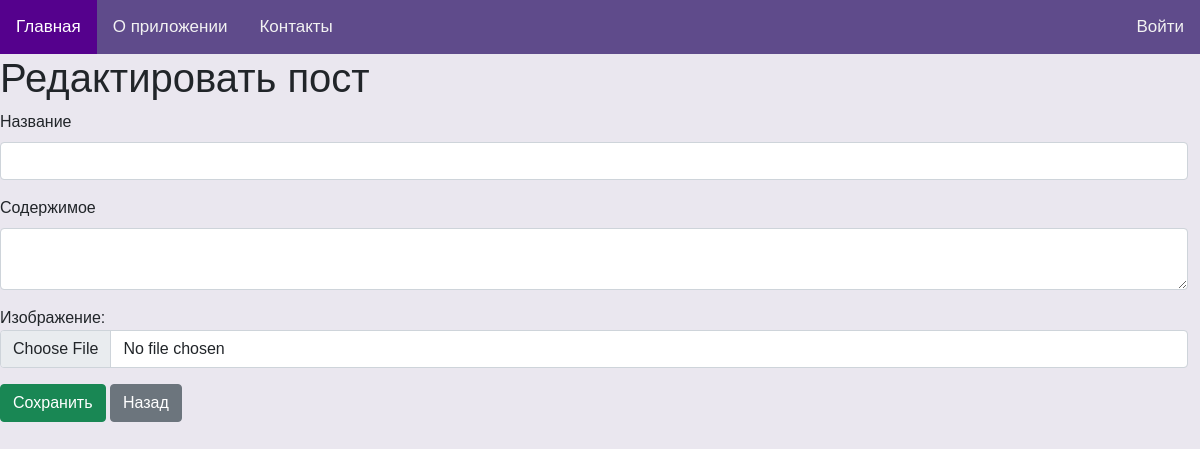
Before: /user_posts/11/edit_post with the older database file.
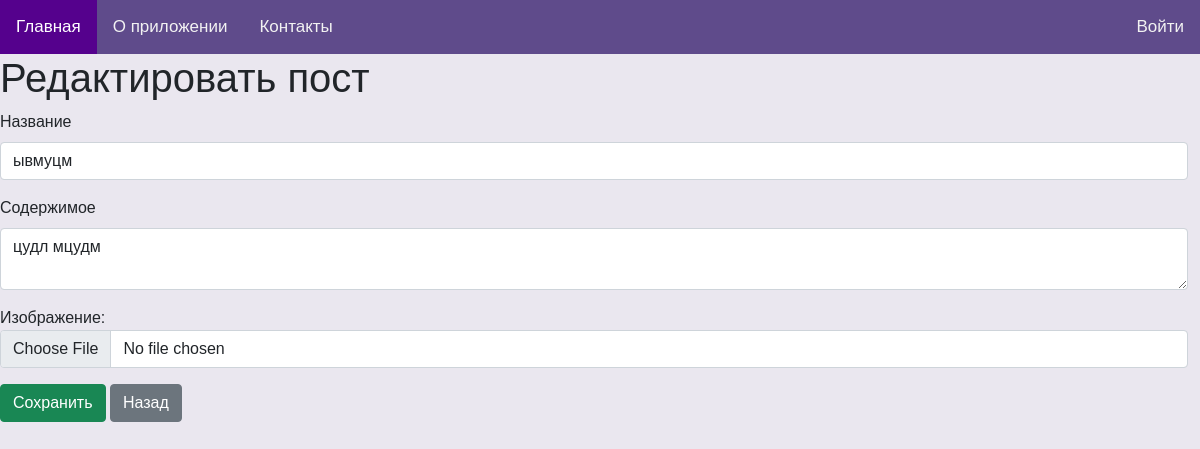
After: the same page with the newer database file.
### tables this page shows
CREATE TABLE "posts"
(
    post_id    INTEGER
        primary key autoincrement,
    user_id    INTEGER
        references user_profile
            on delete cascade,
    title      text not null,
    content    text not null,
    image_path text,
    tag        text
);

### server.py (the view, shortened to what this page needs)
@app.route('/user_posts/<string:post_id>/edit_post', methods=('GET', 'POST'))
def edit_post(post_id):
    conn = get_db_connection()
    post = conn.execute('select * FROM posts WHERE post_id = ?',
                        (post_id,)).fetchone()
    return render_template('user_posts/edit_user_post.html', post=post)

### server.py (called while the page is built)
def get_db_connection():
    conn = sqlite3.connect('blog.db')
    conn.row_factory = sqlite3.Row
    return conn

### templates/user_posts/edit_user_post.html (shortened to what this page needs)
{% extends 'main/layout.html' %}
{% block content %}
    <h1>Редактировать пост</h1>
    <form method="POST" enctype="multipart/form-data">
        <div class="mb-3">
            <label for="title" class="form-label">Название</label>
            <input class="form-control" type="text" id="title" name="title" value="{{ post['title'] }}">
        </div>
        <div class="mb-3">
            <label for="content" class="form-label">Содержимое</label>
            <textarea class="form-control" id="content" id='content' name="content" required>{{ post['content'] }}</textarea>
        </div>
        <div class="mb-3">
            <label for="img">Изображение:</label>
            <input type="file" id="img" name="img" class="form-control" value="{{ post['image_path'] }}">
        </div>
        <button type="submit" class="btn btn-success">Сохранить</button>
        <a href="{{ url_for('get_user_posts') }}" class="btn btn-secondary">Назад</a>
    </form>
{% endblock %}

Changed rows visible on the page:
added posts: title "ывмуцм", content "цудл мцудм"
